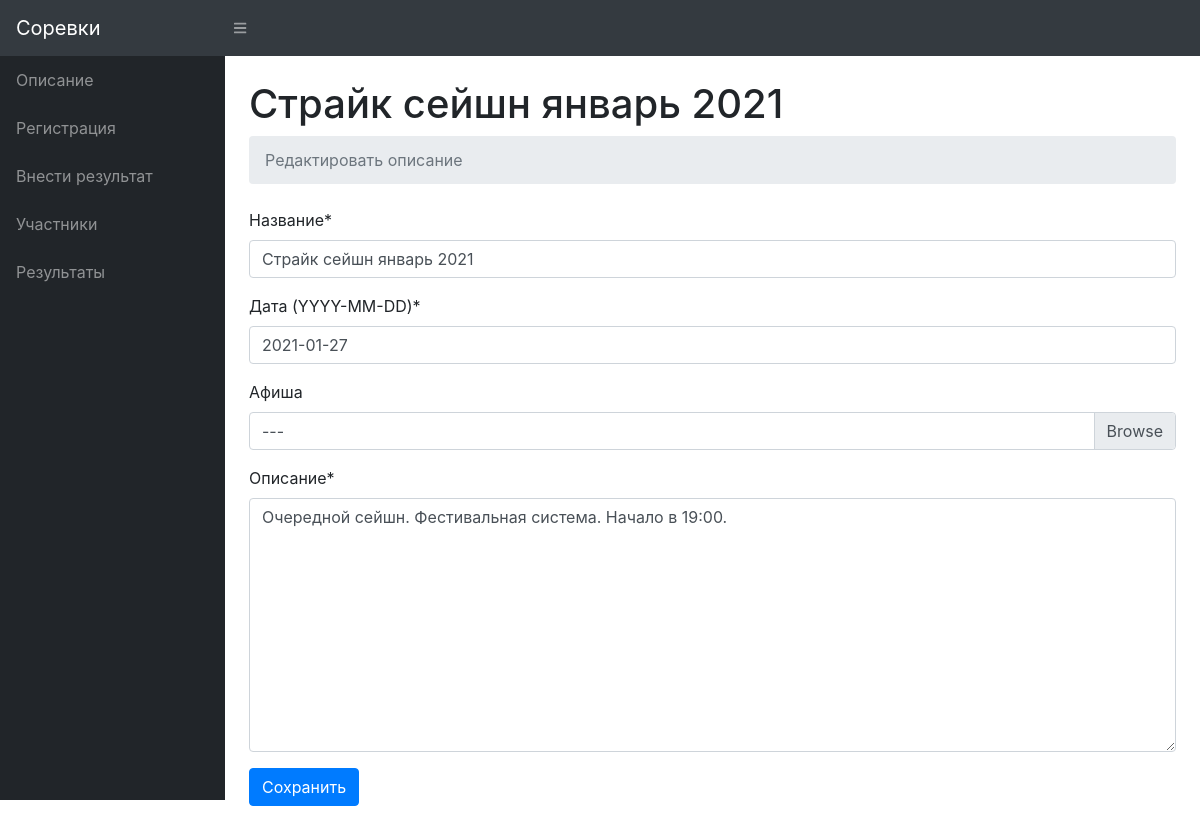
The page /e/1/admin_description/ on the database its author committed.
### events/models.py (models this page shows)
class Event(models.Model):
    title = models.CharField(max_length=128)
    date = models.DateField(null=True)
    poster = models.ImageField(upload_to=settings.MEDIA_POSTERS_DIR, blank=True, null=True)
    description = models.TextField(null=True)
    routes_num = models.IntegerField(null=True)
    is_published = models.BooleanField(default=False)
    is_registration_open = models.BooleanField(default=False)
    is_results_allowed = models.BooleanField(default=False)
    is_enter_result_allowed = models.BooleanField(default=False)
    is_count_only_entered_results = models.BooleanField(default=False)
    SCORE_SIMPLE_SUM = 'SUM'
    SCORE_PROPORTIONAL = 'PROP'
    SCORE_TYPE = [
        (SCORE_SIMPLE_SUM, 'Сумма баллов'),
        (SCORE_PROPORTIONAL, 'От кол-ва пролазов'),
    ]
    score_type = models.CharField(max_length=4, choices=SCORE_TYPE, default=SCORE_SIMPLE_SUM)
    flash_points = models.IntegerField(default=100)
    redpoint_points = models.IntegerField(default=80)

### events/views.py (the view, shortened to what this page needs)
# urls.py: path('e/<int:event_id>/admin_description/', views.EventAdminDescriptionView.as_view(),
class EventAdminDescriptionView(views.View):
    @staticmethod
    def get(request, event_id):
        event = Event.objects.get(id=event_id)
        return render(
            request=request,
            template_name='events/event-admin-description.html',
            context={
                'event': event,
                'form': EventAdminDescriptionForm(instance=event),
            }
        )

### events/forms.py
class EventAdminDescriptionForm(forms.ModelForm):
    def __init__(self, *args, **kwargs):
        super().__init__(*args, **kwargs)
        self.helper = FormHelper()
        self.helper.form_method = 'post'
        self.helper.add_input(Submit('submit', 'Сохранить'))
    class Meta:
        model = Event
        fields = [
            'title',
            'date',
            'poster',
            'description',
        ]
        labels = {
            'title': 'Название',
            'date': 'Дата (YYYY-MM-DD)',
            'poster': 'Афиша',
            'description': 'Описание',
        }

### events/templates/events/event-admin-description.html
{% extends 'events/event-base.html' %}
{% load crispy_forms_tags %}
{% block title %}
Редактировать описание
{% endblock %}
{% block content %}
{% crispy form %}
{% endblock %}

### events/templates/events/event-base.html
{% extends 'events/base.html' %}
{% block container %}
<h1 class="mt-4">{{ event.title }}</h1>
<ol class="breadcrumb mb-4">
  <li class="breadcrumb-item active">
    {% block title %} {% endblock %}
  </li>
</ol>
<section class="tab-pane fade show active">
  {% block content %} {% endblock %}
</section>
{% endblock %}

### rows shown on the page
Event: title "Страйк сейшн январь 2021", date "2021-01-27", description "Очередной сейшн. Фестивальная система. Начало в 19:00."
